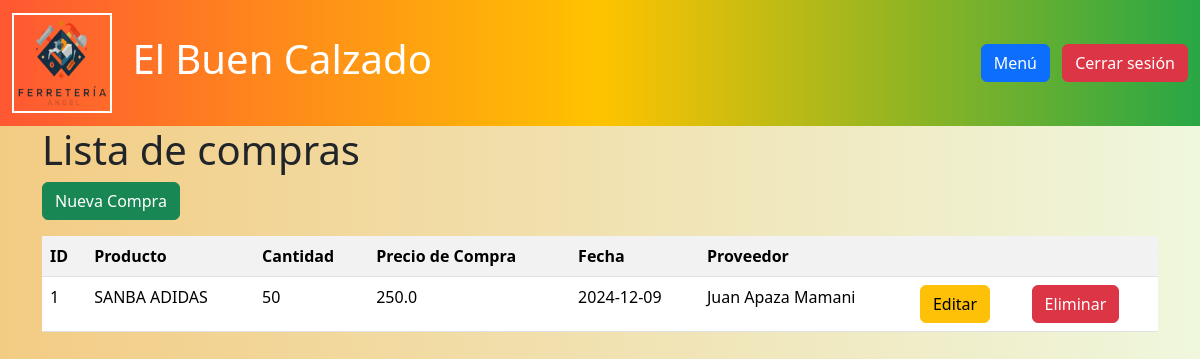
The app's page /compras/ with its own data.
### models/compra_model.py (models this page shows, shortened)
class Compra(db.Model):
    __tablename__ = "compras"
    id = db.Column(db.Integer, primary_key=True)
    producto_id = db.Column(db.Integer, db.ForeignKey('productos.id'), nullable=False)
    cantidad = db.Column(db.Integer, nullable=False)
    precio_compra = db.Column(db.Float, nullable=False)
    fecha = db.Column(db.Date, nullable=False)
    proveedor = db.Column(db.String(100), nullable=False)
    producto = db.relationship('Producto', back_populates='compras')
    @staticmethod
    def get_all():
        return Compra.query.all()

### models/producto_model.py (models this page shows, shortened)
class Producto(db.Model):
    __tablename__ = "productos"
    id = db.Column(db.Integer, primary_key=True)
    nombre = db.Column(db.String(100), nullable=False)
    descripcion = db.Column(db.String(120), nullable=False)
    precio = db.Column(db.Float(11, 2), nullable=False)
    stock = db.Column(db.Integer, nullable=False)
    ventas = db.relationship('Venta', back_populates='producto')
    compras = db.relationship('Compra', back_populates='producto')
    facturas = db.relationship('Factura', back_populates='producto')

### controllers/compra_controller.py (the view)
@compra_bp.route("/")
def index():
    compras = Compra.get_all()
    return compra_view.list(compras)

### run.py (called while the page is built)
@app.context_processor
def inject_active_path():
    def is_active(path):
        return 'active' if request.path == path else ''
    return(dict(is_active =  is_active))

### views/compra_view.py (called while the page is built)
def list(compras):
    return render_template('compras/index.html', compras=compras)

### templates/compras/index.html (shortened to what this page needs)
{% extends 'base.html' %}
{% block content %}
<h1>Lista de compras</h1>
<a href="{{ url_for('compra.create') }}" class="btn btn-success mb-3">Nueva Compra</a>
<table class="table table-striped">
    <tr>
        <th>ID</th>
        <th>Producto</th>
        <th>Cantidad</th>
        <th>Precio de Compra</th>
        <th>Fecha</th>
        <th>Proveedor</th>
        <th></th>
        <th></th>
    </tr>
    {% for item in compras %}
    <tr>
        <td>{{ item.id }}</td>
        <td>{{ item.producto.nombre }}</td>
        <td>{{ item.cantidad }}</td>
        <td>{{ item.precio_compra }}</td>
        <td>{{ item.fecha }}</td>
        <td>{{ item.proveedor }}</td>
        <td>
            <a href="{{ url_for('compra.edit', id=item.id) }}" class="btn btn-warning">Editar</a>
        </td>
        <td>
            <a href="{{ url_for('compra.delete', id=item.id) }}" class="btn btn-danger">Eliminar</a>
        </td>
    </tr>
    {% endfor %}
</table>
{% endblock %}

### templates/base.html (style rules this page uses)
body { background: linear-gradient(to right, #f3cc84, #eff7dd); min-height: 100vh; }

### records on screen
Compra: id "1", producto.nombre "SANBA ADIDAS", cantidad "50", precio_compra "250.0", fecha "2024-12-09", proveedor "Juan Apaza Mamani"
